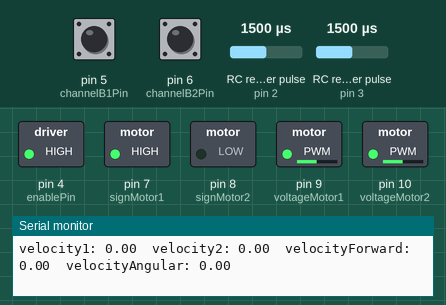
Simulated run of this sketch. Board: Arduino Uno, built with avr-gcc and run on an emulated ATmega328P. Parts: switched loads named in the sketch (green lamp = pin HIGH), the last lines printed to the serial monitor. Wiring (inferred from the names in the program): 2 × RC receiver channel: data pin 2 / data pin 3. The inputs (shaded band) are chosen by the test bench; at power-on: RC receiver pulse (sensors on pin 2, pin 3) 1500 µs, pin 5 (channelB1Pin) HIGH, pin 6 (channelB2Pin) HIGH. Pins used as bus, display or sensor lines are not drawn.

Above: at 0.01 s.
At 1.2 s:
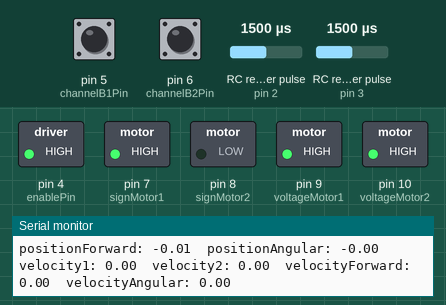
1.3 s: RC receiver pulse (sensor on pin 2) set to 1020 µs
4.3 s: pin 5 (channelB1Pin) pulled LOW for 1 s
Timing chart, 0 to 7.3 s (numbered marks = the images above; inputs shaded):
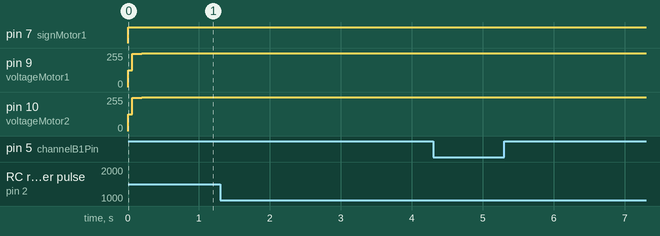

The sketch:

test_velocity.ino
```cpp
//this code is forward position control ONLY

#define PI 3.1415926535897932384626433832795 //definition for PI constant

//Pin assignment and global variable instantiation
const int powerPin = 11; //pin for an extra Vcc = 5V
const int channelA1Pin = 2;
const int channelB1Pin = 5;
const int channelA2Pin = 3;
const int channelB2Pin = 6;

const int enablePin = 4; //Pin for enabling motor shield
const int voltageMotor1 = 9; //Pin for voltage given to motor 1
const int voltageMotor2 = 10; //Pin for voltage given to motor 2 (not used)
const int signMotor1 = 7; //Pin for direction of motor 1
const int signMotor2 = 8; //Pin for direction of motor 2 (not used)
const int statusFlag = 12; //Pin for status flag

//ISR variables
volatile bool channelA1 = HIGH; //Channel A1 set on default
volatile bool channelB1 = HIGH; //Channel B1 set on default
volatile bool channelA2 = HIGH; //Channel A2 set on default
volatile bool channelB2 = HIGH; //Channel B2 set on default
volatile int count1 = 0; //counter variable for position
volatile int count2 = 0; //counter variable for position

//main loop variables
unsigned long timeDelta = 0; //time in between loops
unsigned long timeMain = 0; //time loop takes place
float velocity1 = 0; //velocity of left wheel
float velocity2 = 0; //velocity of right wheel
float velocityForward = 0; //forward velocity of robot
float velocityAngular = 0; //angular velocity of robot
float positionForward = 0; //forward position of robot
float positionAngular = 0; //angular position of robot

float desiredVelocity = 7.4;

float errorLeftMotor = 0;
float desiredLeftMotor = desiredVelocity;
float integralLeftMotor = 0;
float KpLeftMotor = 1;
float KiLeftMotor = 0;

float errorRightMotor = 0;
float desiredRightMotor = desiredVelocity;
float integralRightMotor = 0;
float KpRightMotor = 1;
float KiRightMotor = 0;

int PWM = 0; //ideal PWM
int OldPWM = 0; //PWM of last iteration
int PWM1 = 0; //PWM for left wheel
int PWM2 = 0; //PWM for right wheel

void setup() { //Sets up pins and serial monitor
  Serial.begin(9600); //open serial
  pinMode(channelA1Pin,INPUT_PULLUP);
  pinMode(channelB1Pin,INPUT_PULLUP);
  pinMode(channelA2Pin,INPUT_PULLUP);
  pinMode(channelB2Pin,INPUT_PULLUP);

  pinMode(voltageMotor1,OUTPUT);
  pinMode(voltageMotor2,OUTPUT);
  pinMode(signMotor1,OUTPUT);
  pinMode(signMotor2,OUTPUT);
  pinMode(statusFlag,INPUT);
  pinMode(enablePin,OUTPUT);
  digitalWrite(enablePin,HIGH);

  pinMode(powerPin,OUTPUT);
  digitalWrite(powerPin,HIGH);
  attachInterrupt(digitalPinToInterrupt(channelA1Pin), encoder1ISR, CHANGE); //sets interrupt to happen when channel A1 changes
  attachInterrupt(digitalPinToInterrupt(channelA2Pin), encoder2ISR, CHANGE); //sets interrupt to happen when channel A2 changes
}

void loop() { //main loop (nothing)
  timeDelta = micros()-timeMain; //time in between loops
  timeMain = micros(); //time of current loop

  velocity1 = (count1*2*PI*1000000.0)/(3200.0*timeDelta); //rotational velocity of wheel 1
  count1=0; //resets counts of wheel 1
  velocity2 = (count2*2*PI*1000000.0)/(3200.0*timeDelta); //rotational velocity of wheel 2
  count2=0; //resets counts of wheel 1
  velocityForward = (velocity1+velocity2)*(3.0/2.0); //forward velocity of robot
  velocityAngular = (velocity1-velocity2)*(3.0/11.0); //angular velocity of robot
  positionForward = positionForward+(velocityForward * timeDelta/1000000.0); //forward position of robot
  positionAngular = positionAngular+(velocityAngular * timeDelta/1000000.0); //angular position of robot

  digitalWrite(signMotor1,HIGH);
  digitalWrite(signMotor2,LOW);

  errorLeftMotor = (desiredLeftMotor - velocity1);
  integralLeftMotor = integralLeftMotor + (errorLeftMotor * timeDelta / 1000000.0); //integral path (rad)
  errorLeftMotor = (KpLeftMotor*errorLeftMotor)+(KiLeftMotor*integralLeftMotor); //proportional path (volts)
  PWM1 = PWM1+int(errorLeftMotor*17);
  if(abs(PWM1)>255){ //saturates PWM and caps at 255
    PWM1 = 255;
  } else if (abs(PWM1)<0){
      PWM1 = 0;
  }

  errorRightMotor = (desiredRightMotor - velocity2);
  integralRightMotor = integralRightMotor + (errorRightMotor * timeDelta / 1000000.0); //integral path (rad)
  errorRightMotor = (KpRightMotor*errorRightMotor)+(KiRightMotor*integralRightMotor); //proportional path (volts)
  PWM2 = PWM2+int(errorRightMotor*17);
  if(abs(PWM2)>255){ //saturates PWM and caps at 255
    PWM2 = 255;
  } else if (abs(PWM2)<0){
    PWM2 = 0;
  }

  /*
  if ((PWM-OldPWM) > 70) { //slows how much PWM can increase by 2v
    PWM = OldPWM+70;
  }
  if ((PWM-OldPWM) < -70){ //slows how much PWM can decrease by 2v
    PWM = OldPWM-70;
  }
  */

  analogWrite(voltageMotor1,abs(PWM1)); //writes PWM counts to motor 1
  analogWrite(voltageMotor2,abs(PWM2)); //writes PWM counts to motor 2

  //prints out data for debugging (optional)
  Serial.print("velocity1: ");
  Serial.print(velocity1);
  Serial.print("\tvelocity2: ");
  Serial.print(velocity2);
  Serial.print("\tvelocityForward: ");
  Serial.print(velocityForward);
  Serial.print("\tvelocityAngular: ");
  Serial.println(velocityAngular);
  Serial.print("positionForward: ");
  Serial.print(positionForward);
  Serial.print("\tpositionAngular: ");
  Serial.println(positionAngular);
  Serial.println();
}

void encoder1ISR() { //interrupt for wheel 1 (left)
  channelA1 = digitalRead(channelA1Pin); //Reads channels for current iteration
  channelB1 = digitalRead(channelB1Pin);
  if (channelA1==channelB1){ //Adds to counter if channel A matches channel B
      count1=count1-2;
  } else { //Subtracts from counter if channel A differs from channel B
      count1=count1+2;
  }
}

void encoder2ISR() { //interrupt for wheel 2 (right)
  channelA2 = digitalRead(channelA2Pin); //Reads channels for current iteration
  channelB2 = digitalRead(channelB2Pin);
  if (channelA2==channelB2){ //Adds to counter if channel A matches channel B
      count2=count2-2;
  } else { //Subtracts from counter if channel A differs from channel B
      count2=count2+2;
  }
}
```
